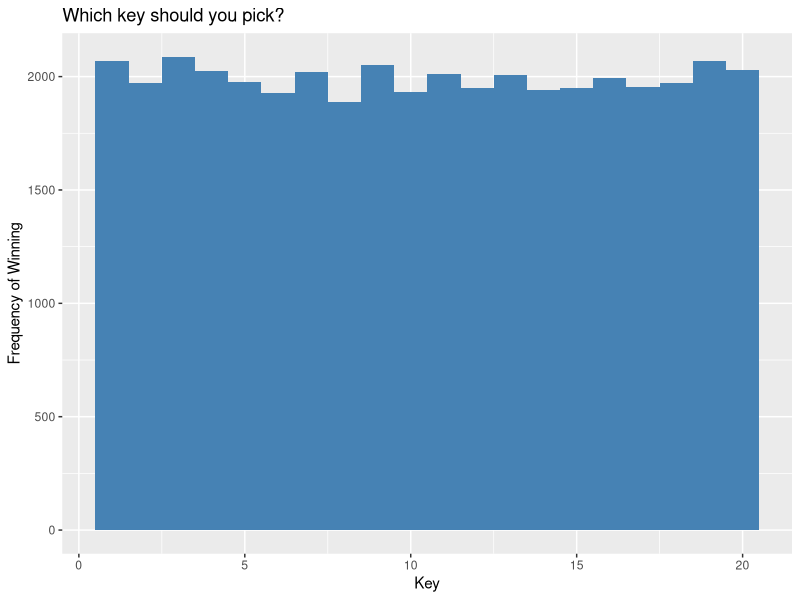

Generate this figure with R:

get_keys <- function(iter = 100000, num_keys = 50){
  orig_keys <- c(rep("L", num_keys - 1), "W") # One winning key, the rest are losers
  pos <- c()
  for (i in 1:iter){ # try this many times
    keys <- sample(orig_keys) # Shuffle up the winning key
    p <- which(keys == "W") # Get the position of the winning key
    pos <- c(pos, p)
  }
  return(pos)
}

# Get the distribution of winning keys
l = get_keys()

# Assume I walked up when there are 20 keys left
l2 <- l[l<=20]

# I could pull the key at any point remaining, so lets try them all
# If I picked the key when there were n remaining, the only time I win is if the nth key was the winner
df <- data.frame(winner = l2)

# While it's already obvious now...let's plot it just to see how silly I should feel
library(ggplot2)
ggplot(df, aes(x = winner)) +
  geom_histogram(bins = 20, fill = "steelblue") +
  xlab("Key") +
  ylab("Frequency of Winning") +
  ggtitle("Which key should you pick?")

